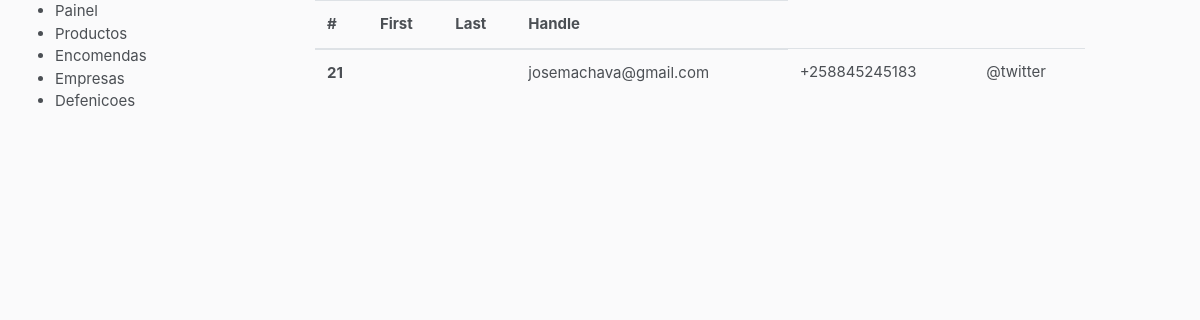
Page /dashboard/companies/ (signed in) on the committed database.
### account/models.py (models this page shows, shortened)
class Company(models.Model):
    user = models.OneToOneField(settings.AUTH_USER_MODEL, on_delete=models.CASCADE)
    commercial_name = models.CharField(max_length=30, blank=False, unique=True)
    address = models.CharField(max_length=30, blank=True)
    created_date = models.DateTimeField(default=timezone.now)
    uploaded_at = models.DateTimeField(blank=True, null=True)

class User(AbstractUser):
    username = None
    email = models.EmailField(_('email address'), unique=True)
    phone_regex = RegexValidator(regex=r'^\+?258?\d{9,13}$', message="O número de telefone deve ser digitado no formato: '+258849293949'. São permitidos até 13 dígitos.")
    phone_number = models.CharField(validators=[phone_regex], max_length=13, blank=True) # validators should be a list
    USERNAME_FIELD = 'email'
    REQUIRED_FIELDS = []
    objects = UserManager()

### dashboard/views.py (the view)
# urls.py: path("companies/", views.CompanyListView.as_view(), name="companies"),
class CompanyListView(ListView):
    model = Company
    template_name = 'dashboard/companies.html'
    context_object_name = 'companies'
    paginate_by = 20
    def get_context_data(self, **kwargs):
        context = super(CompanyListView, self).get_context_data(**kwargs)
        companies = self.get_queryset()
        page = self.request.GET.get('page')
        paginator = Paginator(companies, self.paginate_by)
        try:
            users = paginator.page(page)
        except PageNotAnInteger:
            users = paginator.page(1)
        except EmptyPage:
            products = paginator.page(paginator.num_pages)
        context['companies'] = companies
        return context

### price/templates/dashboard/companies.html (shortened to what this page needs)
{% extends "price/layout/base.html" %}
{% load staticfiles %}
{% load staticfiles %}
{% block styles %}
<link rel="stylesheet" href="{% static 'stylesheet/main.css' %}">
<link rel="stylesheet" href="https://use.fontawesome.com/releases/v5.7.2/css/all.css">
{% endblock %}
{% block content %}
<main>
    <div class="container-fluid">
        <div class="row">
            <div class="col-md-3">
                <aside>
                    <ul>
                        <li>Painel</li>
                        <li>Productos</li>
                        <li>Encomendas</li>
                        <li>Empresas</li>
                        <li>Defenicoes</li>
                    </ul>
                </aside>
            </div>
            <div class="col-md-8">
                <section>
                    <table class="table table-borderless">
                        <thead>
                        <tr>
                            <th scope="col">#</th>
                            <th scope="col">First</th>
                            <th scope="col">Last</th>
                            <th scope="col">Handle</th>
                        </tr>
                        </thead>
                        <tbody>
                        {% for company in companies %}
                        <tr>
                            <th scope="row">{{ company.id }}</th>
                            <td colspan="2">{{ company.address }}</td>
                            <td colspan="2">{{ user.email }}</td>
                            <td colspan="2">{{ company.user.phone_number }}</td>
                            <td>@twitter</td>
                        </tr>
                        {% endfor %}
                        </tbody>
                    </table>
                </section>
            </div>
        </div>
    </div>
</main>
{% endblock %}

### price/static/stylesheet/main.css (style rules this page uses)
body { background-color:#fafafb; color:#4b4f54!important; font-size:15px!important; }

### rows in the picture
Company: id "21", user.phone_number "+258845245183"
User: email "josemachava@gmail.com"
